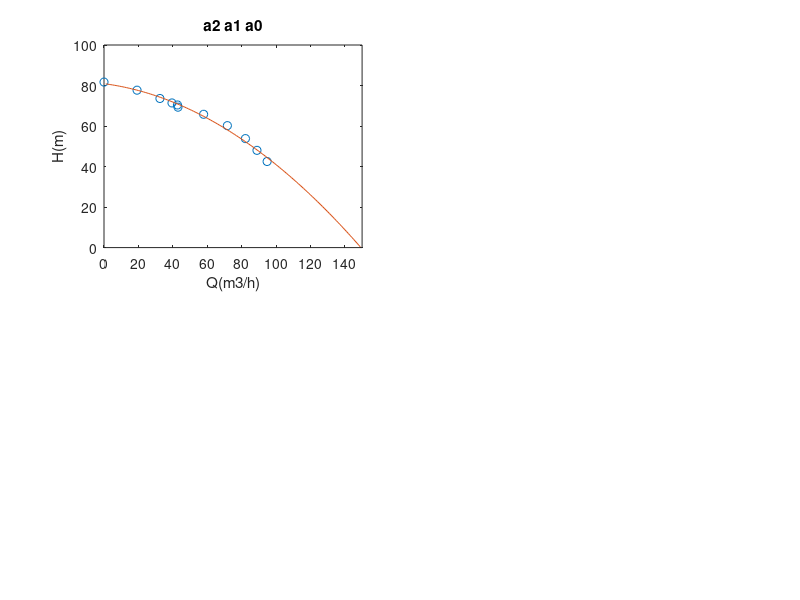

MATLAB code for this plot: (Note: this script raises an error after producing the figure.)
%Datos bombas
clear;clc
close all

%Marca Grundfos
%Modelo ¿SP 77-6? 

%Altura de elevación en m
Hensayo=[71.4 70.4 65.8 60.2 53.8 48.0 42.5 69.3 73.6 77.7 81.7];

%Caudal en m3/h
Qensayo=[39.5 42.7 57.9 71.7 82.2 88.9 94.8 43 32.5 19.2 0];

%P en kW. Los 7 valores de potencia medidos se corresponden con los 7 primeros valores del caudal
Pensayo=[14.7 14.9 16.3 17.1 17.7 18.1 18.5];
rendensayo=(9806.65/3600/1000).*Hensayo(1:7).*Qensayo(1:7)./Pensayo;

figura=figure();

%Ajustes

%n polinomio a2, a1, a0
n210=[true true true];
[p210,s210]=polyfit(Qensayo,Hensayo,n210);
errorp210=transpose(sqrt(diag(s210.C)/s210.df)*s210.normr);
err_rel_p210=errorp210./p210;
disp('  a2  a1  a0  ')
disp(p210)
disp('  +-  +-  +-  ')
disp(errorp210)
disp('Error relativo')
disp(err_rel_p210)
disp('--------')
raices=roots(p210);
Qajust=1:raices(2);
Hajust=polyval(p210,Qajust);
subplot(2,2,1)
plot(Qensayo,Hensayo,'o')
axis([0 150 0 100])
xlabel('Q(m3/h)')
ylabel('H(m)')
hold on
plot(Qajust,Hajust,'-')
title('a2 a1 a0')
hold off

%n polinomio a2, a0
n20=[true false true];
[p20,s20]=polyfit(Qensayo,Hensayo,n20);
errorp20=transpose(sqrt(diag(s20.C)/s20.df)*s20.normr);
err_rel_p20=errorp20./p20;
disp('  a2  a1  a0  ')
disp(p20)
disp('  +-  +-  +-  ')
disp(errorp20)
disp('Error relativo')
disp(err_rel_p20)
disp('--------')
%raices=roots(p);
%Qajust=1:raices(2);
Hajust=polyval(p20,Qajust);
subplot(2,2,2)
plot(Qensayo,Hensayo,'o')
axis([0 150 0 100])
xlabel('Q(m3/h)')
ylabel('H(m)')
hold on
plot(Qajust,Hajust,'-')
title('a2 a0')
hold off

%n polinomio b2, b1
n21=[true true false];
[p21,s21]=polyfit(Qensayo(1:7),rendensayo,n21);
errorp21=transpose(sqrt(diag(s21.C)/s21.df)*s21.normr);
err_rel_p21=errorp21./p21;
disp('  b2  b1  b0  ')
disp(p21)
disp('  +-  +-  +-  ')
disp(errorp21)
disp('Error relativo')
disp(err_rel_p21)
disp('--------')
%raices=roots(p);
%Qajust=1:raices(2);
rendajust=polyval(p21,Qajust);
subplot(2,2,3)
plot(Qensayo(1:7),rendensayo,'o')
axis([0 150 0 1])
xlabel('Q(m3/h)')
ylabel('\eta')
hold on
plot(Qajust,rendajust,'-')
title('b2 b1')
hold off

%n polinomio a1, a0
n10=[false true true];
[p10,s10]=polyfit(Qensayo,Hensayo,n10);
errorp10=transpose(sqrt(diag(s10.C)/s10.df)*s10.normr);
err_rel_p10=errorp10./p10;
disp('  a2  a1  a0  ')
disp(p10)
disp('  +-  +-  +-  ')
disp(errorp10)
disp('Error relativo')
disp(err_rel_p10)
disp('--------')
%raices=roots(p);
%Qajust=1:raices(2);
Hajust=polyval(p10,Qajust);
subplot(2,2,4)
plot(Qensayo,Hensayo,'o')
axis([0 150 0 100])
xlabel('Q(m3/h)')
ylabel('H(m)')
hold on
plot(Qajust,Hajust,'-')
title('a1 a0')
hold off

%Se escoge el mejor ajuste de los realizados
%Tres parámetros H-Q y tres parámetros rend-Q
paramjustes=[p20 p21]

%Guarda la figura como jpg con el nombre figura.jpg
%print(gcf,'figura.jpg', '-djpg','-r0')
%print(figura,'fig2bombas.jpg', '-djpg','-r0')
